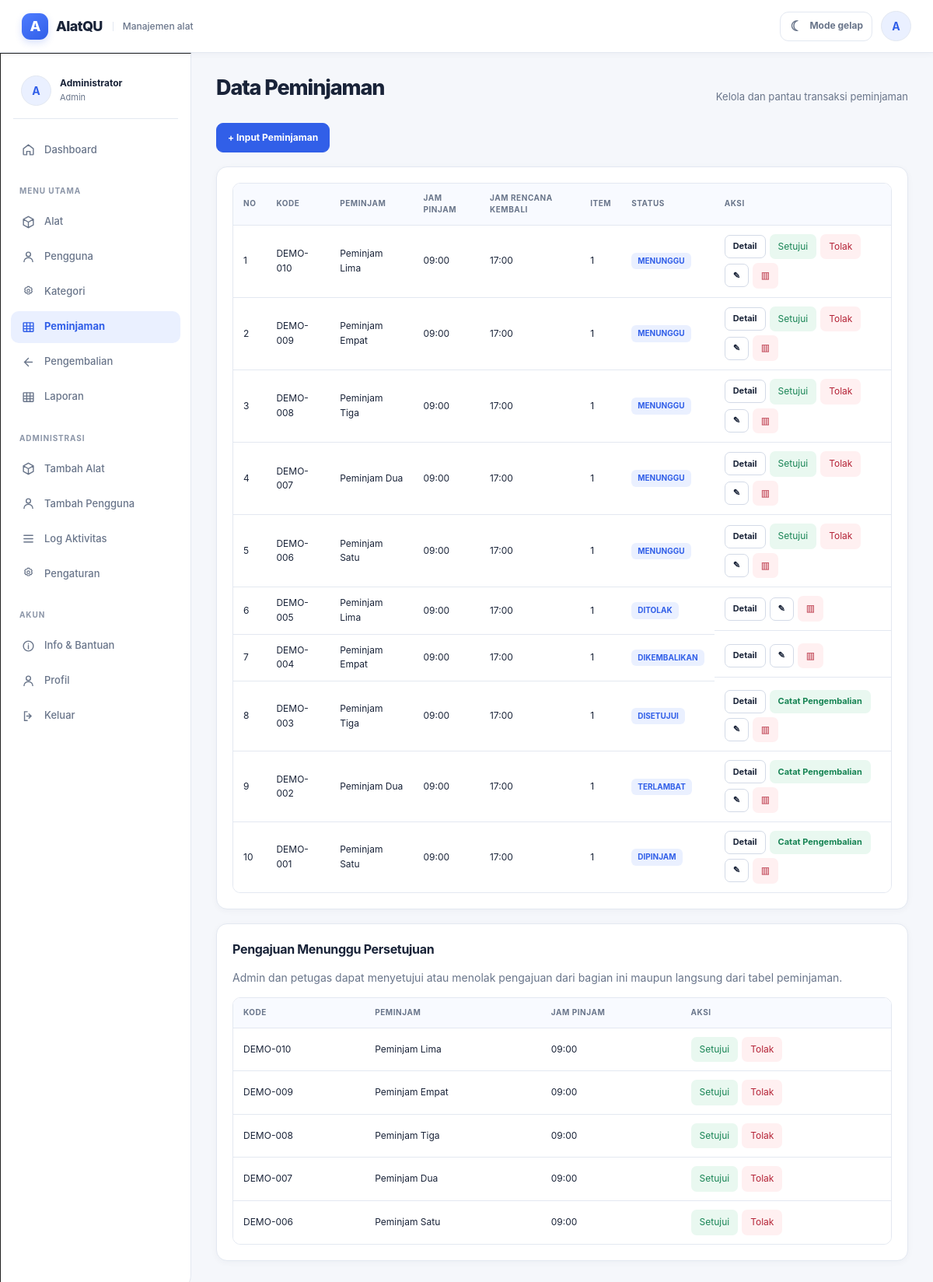
/index.php?route=peminjaman (signed in), run on the app's committed database.
### tables this page shows
CREATE TABLE peminjaman(
  id BIGINT UNSIGNED AUTO_INCREMENT PRIMARY KEY,
  kode_peminjaman VARCHAR(40) NOT NULL UNIQUE,
  user_id INT UNSIGNED NOT NULL,
  tanggal_pinjam DATETIME NOT NULL,
  tanggal_kembali_rencana DATETIME NOT NULL,
  tanggal_kembali_actual DATETIME NULL,
  keperluan TEXT NOT NULL,
  catatan TEXT,
  status ENUM('MENUNGGU','DISETUJUI','DITOLAK','DIPINJAM','DIKEMBALIKAN','TERLAMBAT') NOT NULL DEFAULT 'MENUNGGU',
  approved_by INT UNSIGNED NULL,
  approved_at DATETIME NULL,
  created_at TIMESTAMP DEFAULT CURRENT_TIMESTAMP,
  updated_at TIMESTAMP DEFAULT CURRENT_TIMESTAMP ON UPDATE CURRENT_TIMESTAMP,
  INDEX idx_pinjam_user(user_id),
  INDEX idx_pinjam_status(status),
  INDEX idx_pinjam_tanggal(tanggal_pinjam,tanggal_kembali_rencana),
  CONSTRAINT fk_pinjam_user FOREIGN KEY(user_id) REFERENCES users(id),
  CONSTRAINT fk_pinjam_approved FOREIGN KEY(approved_by) REFERENCES users(id) ON DELETE SET NULL
);

CREATE TABLE users(
  id INT UNSIGNED AUTO_INCREMENT PRIMARY KEY,
  nama VARCHAR(120) NOT NULL,
  username VARCHAR(60) NOT NULL UNIQUE,
  email VARCHAR(120) NOT NULL UNIQUE,
  password VARCHAR(255) NOT NULL,
  role_id TINYINT UNSIGNED NOT NULL,
  status ENUM('Aktif','Nonaktif') NOT NULL DEFAULT 'Aktif',
  created_at TIMESTAMP DEFAULT CURRENT_TIMESTAMP,
  updated_at TIMESTAMP DEFAULT CURRENT_TIMESTAMP ON UPDATE CURRENT_TIMESTAMP,
  INDEX idx_users_role(role_id),
  INDEX idx_users_status(status),
  CONSTRAINT fk_users_role FOREIGN KEY(role_id) REFERENCES roles(id)
);

### controllers/PeminjamanController.php (called while the page is built, shortened)
<?php
require_once __DIR__ . '/../config/database.php';
require_once __DIR__ . '/../helpers/auth.php';
require_once __DIR__ . '/../models/Peminjaman.php';
class PeminjamanController
{
    private $model;
    public function __construct()
    {
        $this->db = Database::getConnection();
        $this->model = new Peminjaman($this->db);
    }
    public function index()
    {
        $this->model->syncOverdue();
        $uid = has_role('peminjam') ? current_user()['id'] : null;
        $peminjaman = $this->model->all($uid);
        $pending = has_role(array('admin', 'petugas')) ? $this->model->pending() : array();
        require __DIR__ . '/../views/peminjaman/index.php';
    }
}

### index.php (called while the page is built)
<?php
require __DIR__ . '/router.php';

### helpers/auth.php (called while the page is built, shortened)
<?php
require_once __DIR__ . '/../config/config.php';
function current_user()
{
    return isset($_SESSION['user']) ? $_SESSION['user'] : null;
}
function has_role($roles): bool
{
    $roles = (array)$roles;
    $current = current_user();
    $currentRole = is_array($current) && isset($current['role']) ? strtolower(trim((string)$current['role'])) : '';
    $roles = array_map(static function ($role) { return strtolower(trim((string)$role)); }, $roles);
    return in_array($currentRole, $roles, true);
}

### config/config.php (called while the page is built, shortened)
<?php
function base_url(string $path = ''): string
{
    $parts = explode('?', ltrim($path, '/'), 2);
    $route = trim($parts[0], '/');
    $url = APP_BASE . '/index.php';
    if ($route !== '') {
        $url .= '?route=' . rawurlencode($route);
    }
    if (isset($parts[1]) && $parts[1] !== '') {
        $url .= ($route === '' ? '?' : '&') . $parts[1];
    }
    return $url;
}
function e($value): string
{
    return htmlspecialchars((string)$value, ENT_QUOTES, 'UTF-8');
}

### config/database.php (called while the page is built, shortened)
<?php
require_once __DIR__ . '/config.php';
class Database
{
    private static $pdo = null;
    public static function getConnection(): PDO
    {
        $dsn = 'mysql:host=' . DB_HOST . ';port=' . DB_PORT . ';dbname=' . DB_NAME . ';charset=utf8mb4';
        try {
            self::$pdo = new PDO($dsn, DB_USER, DB_PASS, array(
                PDO::ATTR_ERRMODE => PDO::ERRMODE_EXCEPTION,
                PDO::ATTR_DEFAULT_FETCH_MODE => PDO::FETCH_ASSOC,
                PDO::ATTR_EMULATE_PREPARES => false,
            ));
        } catch (PDOException $e) {
            error_log('[NambutApp] Database connection failed: ' . $e->getMessage());
            throw new RuntimeException(
                'Koneksi database gagal. Pastikan MySQL/MariaDB aktif, extension PDO MySQL tersedia, database peminjaman sudah diimpor, dan kredensial di config/database.local.php benar.'
            );
        }
        return self::$pdo;
    }
}

### models/Peminjaman.php (called while the page is built, shortened)
<?php
class Peminjaman
{
    private $db;
    public function __construct(PDO $db)
    {
        $this->db = $db;
    }
    public function all($userId = null, int $limit = 50, int $offset = 0): array
    {
        $where = $userId !== null ? 'WHERE p.user_id=?' : '';
        $sql = "SELECT p.*, u.nama AS nama_peminjam,
                       (SELECT COALESCE(SUM(d.jumlah),0) FROM detail_peminjaman d WHERE d.peminjaman_id=p.id) AS jumlah_item
                FROM peminjaman p
                JOIN users u ON u.id=p.user_id
                {$where}
                ORDER BY p.id DESC LIMIT ? OFFSET ?";
        $s = $this->db->prepare($sql);
        $i = 1;
        $s->bindValue($i++, $limit, PDO::PARAM_INT);
        $s->bindValue($i, $offset, PDO::PARAM_INT);
        $s->execute();
        return $s->fetchAll();
    }
    public function pending(): array
    {
        $s = $this->db->query("SELECT p.id,p.kode_peminjaman,p.tanggal_pinjam,p.tanggal_kembali_rencana,p.status,u.nama nama_peminjam
                              FROM peminjaman p JOIN users u ON u.id=p.user_id
                              WHERE p.status='MENUNGGU' ORDER BY p.id DESC LIMIT 50");
        return $s->fetchAll();
    }
    public function syncOverdue()
    {
        $this->db->exec("UPDATE peminjaman SET status='TERLAMBAT' WHERE status IN ('DISETUJUI','DIPINJAM') AND tanggal_kembali_rencana<NOW()");
    }
}

### views/peminjaman/index.php (the view, shortened to what this page needs)
<?php
require __DIR__ . '/../layouts/header.php';
require __DIR__ . '/../layouts/navbar.php';
require __DIR__ . '/../layouts/sidebar.php';
?>
<main class="content">
    <div class="page-head">
        <h1><?= has_role('peminjam') ? 'Peminjaman Saya' : 'Data Peminjaman' ?></h1>
        <p>Kelola dan pantau transaksi peminjaman</p>
    </div>
    <?php if (has_role('peminjam')): ?>
        <a class="btn btn-primary no-print" href="<?= base_url('alat') ?>">+ Ajukan Peminjaman</a>
    <?php elseif (has_role('admin')): ?>
        <a class="btn btn-primary no-print" href="<?= base_url('peminjaman/create') ?>">+ Input Peminjaman</a>
    <?php endif; ?>
    <div class="card" style="margin-top:18px">
        <div class="table-wrap">
            <table class="table">
                <thead>
                    <tr>
                        <th>NO</th>
                        <th>KODE</th>
                        <th>PEMINJAM</th>
                        <th>JAM PINJAM</th>
                        <th>JAM RENCANA KEMBALI</th>
                        <th>ITEM</th>
                        <th>STATUS</th>
                        <th>AKSI</th>
                    </tr>
                </thead>
                <tbody>
                    <?php if (empty($peminjaman)): ?>
                        <tr><td colspan="8">Belum ada data peminjaman.</td></tr>
                    <?php else: ?>
                        <?php foreach ($peminjaman as $i => $p): ?>
                            <tr>
                                <td><?= $i + 1 ?></td>
                                <td><?= e($p['kode_peminjaman']) ?></td>
                                <td><?= e($p['nama_peminjam']) ?></td>
                                <td><?= e(date('H:i', strtotime($p['tanggal_pinjam']))) ?></td>
                                <td><?= e(date('H:i', strtotime($p['tanggal_kembali_rencana']))) ?></td>
                                <td><?= e($p['jumlah_item']) ?></td>
                                <td><span class="badge badge-info"><?= e($p['status']) ?></span></td>
                                <td class="actions">
                                    <a class="btn btn-sm" href="<?= base_url('peminjaman/detail/' . $p['id']) ?>">Detail</a>
                                    <?php if (has_role(array('admin', 'petugas')) && $p['status'] === 'MENUNGGU'): ?>
                                        <form method="post" action="<?= e(base_url('peminjaman/approve/' . $p['id'])) ?>" class="inline-action">
                                            <button class="btn btn-sm btn-success" type="submit">Setujui</button>
                                        </form>
                                        <form method="post" action="<?= e(base_url('peminjaman/reject/' . $p['id'])) ?>" class="inline-action" onsubmit="return confirm('Tolak pengajuan ini?')">
                                            <button class="btn btn-sm btn-danger" type="submit">Tolak</button>
                                        </form>
                                    <?php endif; ?>
                                    <?php if (has_role('admin') && in_array($p['status'], array('DISETUJUI', 'DIPINJAM', 'TERLAMBAT'), true)): ?>
                                        <a class="btn btn-sm btn-success" href="<?= e(base_url('pengembalian/create?loan_id=' . (int)$p['id'])) ?>">Catat Pengembalian</a>
                                    <?php endif; ?>
                                    <?php if (has_role('admin')): ?>
                                        <a class="btn btn-sm" href="<?= base_url('peminjaman/edit/' . $p['id']) ?>">✎</a>
                                        <form method="post" action="<?= e(base_url('peminjaman/delete/' . $p['id'])) ?>" class="inline-action" onsubmit="return confirm('Hapus data peminjaman?')">
                                            <button class="btn btn-sm btn-danger" type="submit">▥</button>
                                        </form>
                                    <?php endif; ?>
                                </td>
                            </tr>
                        <?php endforeach; ?>
                    <?php endif; ?>
                </tbody>
            </table>
        </div>
    </div>
    <?php if (has_role(array('admin', 'petugas'))): ?>
        <div class="card" style="margin-top:18px">
            <h2>Pengajuan Menunggu Persetujuan</h2>
            <p>Admin dan petugas dapat menyetujui atau menolak pengajuan dari bagian ini maupun langsung dari tabel peminjaman.</p>
            <div class="table-wrap">
                <table class="table">
                    <thead>
                        <tr>
                            <th>KODE</th>
                            <th>PEMINJAM</th>
                            <th>JAM PINJAM</th>
                            <th>AKSI</th>
                        </tr>
                    </thead>
                    <tbody>
                        <?php if (empty($pending)): ?>
                            <tr><td colspan="4">Tidak ada pengajuan yang menunggu persetujuan.</td></tr>
                        <?php else: ?>
                            <?php foreach ($pending as $p): ?>
                                <tr>
                                    <td><?= e($p['kode_peminjaman']) ?></td>
                                    <td><?= e($p['nama_peminjam']) ?></td>
                                    <td><?= e(date('H:i', strtotime($p['tanggal_pinjam']))) ?></td>
                                    <td class="actions">
                                        <form method="post" action="<?= e(base_url('peminjaman/approve/' . $p['id'])) ?>" class="inline-action">
                                            <button class="btn btn-sm btn-success" type="submit">Setujui</button>
                                        </form>
                                        <form method="post" action="<?= e(base_url('peminjaman/reject/' . $p['id'])) ?>" class="inline-action" onsubmit="return confirm('Tolak pengajuan ini?')">
                                            <button class="btn btn-sm btn-danger" type="submit">Tolak</button>
                                        </form>
                                    </td>
                                </tr>
                            <?php endforeach; ?>
                        <?php endif; ?>
                    </tbody>
                </table>
            </div>
        </div>
    <?php endif; ?>
</main>
<?php require __DIR__ . '/../layouts/footer.php'; ?>

### assets/css/style.css (style rules this page uses)
:root { --primary:#2563EB;--secondary:#60A5FA;--white:#FFFFFF;--background:#EEF4FF;--success:#00BF63;--danger:#DD0606;--text:#101010;--border:#222;--shadow:0 12px 25px rgba(0,0,0,.14) }
* { box-sizing:border-box }
body { margin:0;font-family:"Trebuchet MS",Arial,sans-serif;background:var(--background);color:var(--text) }
a { text-decoration:none;color:inherit }
.content { padding:102px 32px 40px 332px;min-height:100vh;overflow-x:hidden }
.page-head { margin-bottom:28px }
.page-head h1 { font-size:36px;margin:0 0 4px }
.page-head p { margin:0;font-size:18px }
.card { background:#fff;border:1.5px solid #222;border-radius:26px;box-shadow:var(--shadow);padding:24px }
.btn { display:inline-flex;align-items:center;justify-content:center;gap:8px;border:1.5px solid #222;border-radius:18px;padding:11px 22px;font-weight:800;cursor:pointer;background:#fff;font-size:15px }
.btn-primary { background:var(--primary);color:#fff }
.btn-success { background:var(--success);color:#fff }
.btn-danger { background:var(--danger);color:#fff }
.btn-sm { padding:8px 13px;border-radius:12px;font-size:13px }
.table-wrap { overflow:auto }
.table { width:100%;border-collapse:collapse;background:#fff;min-width:760px }
.table th,.table td { border:1px solid #d5d8dc;padding:12px;text-align:left }
.table th { background:#eef0f2 }
.badge { display:inline-block;padding:5px 10px;border-radius:999px;font-weight:800;font-size:12px }
.badge-info { background:#dce8ff;color:#1552c0 }
.actions { display:flex;gap:7px }
.inline-action { display:inline-flex;margin:0;padding:0 }
.inline-action .btn { font:inherit }
.actions form { display:inline-flex }

### data on the page
peminjaman: kode_peminjaman "DEMO-010", user.nama "Peminjam Lima", tanggal_pinjam "09:00", tanggal_kembali_rencana "17:00", jumlah_item "1", status "MENUNGGU"
peminjaman: kode_peminjaman "DEMO-009", user.nama "Peminjam Empat", tanggal_pinjam "09:00", tanggal_kembali_rencana "17:00", jumlah_item "1", status "MENUNGGU"
peminjaman: kode_peminjaman "DEMO-008", user.nama "Peminjam Tiga", tanggal_pinjam "09:00", tanggal_kembali_rencana "17:00", jumlah_item "1", status "MENUNGGU"
peminjaman: kode_peminjaman "DEMO-007", user.nama "Peminjam Dua", tanggal_pinjam "09:00", tanggal_kembali_rencana "17:00", jumlah_item "1", status "MENUNGGU"
peminjaman: kode_peminjaman "DEMO-006", user.nama "Peminjam Satu", tanggal_pinjam "09:00", tanggal_kembali_rencana "17:00", jumlah_item "1", status "MENUNGGU"
peminjaman: kode_peminjaman "DEMO-005", user.nama "Peminjam Lima", tanggal_pinjam "09:00", tanggal_kembali_rencana "17:00", jumlah_item "1", status "DITOLAK"
peminjaman: kode_peminjaman "DEMO-004", user.nama "Peminjam Empat", tanggal_pinjam "09:00", tanggal_kembali_rencana "17:00", jumlah_item "1", status "DIKEMBALIKAN"
peminjaman: kode_peminjaman "DEMO-003", user.nama "Peminjam Tiga", tanggal_pinjam "09:00", tanggal_kembali_rencana "17:00", jumlah_item "1", status "DISETUJUI"
peminjaman: kode_peminjaman "DEMO-002", user.nama "Peminjam Dua", tanggal_pinjam "09:00", tanggal_kembali_rencana "17:00", jumlah_item "1", status "TERLAMBAT"
peminjaman: kode_peminjaman "DEMO-001", user.nama "Peminjam Satu", tanggal_pinjam "09:00", tanggal_kembali_rencana "17:00", jumlah_item "1", status "DIPINJAM"

### other printed values
substr((string)(current_user()['nama'] ?? 'U'), 0, 1) "A"
substr((string)($navUser['nama'] ?? 'U'), 0, 1) "A"
$navUser['nama'] "Administrator"
$navUser['role'] "Admin"
